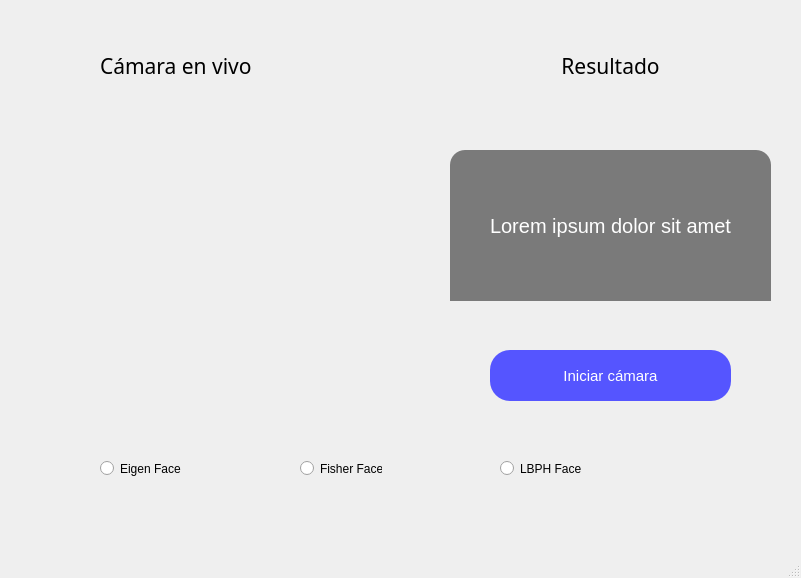
<?xml version="1.0" encoding="UTF-8"?>
<ui version="4.0">
 <class>MainWindow</class>
 <widget class="QMainWindow" name="MainWindow">
  <property name="geometry">
   <rect>
    <x>0</x>
    <y>0</y>
    <width>801</width>
    <height>578</height>
   </rect>
  </property>
  <property name="windowTitle">
   <string>MainWindow</string>
  </property>
  <widget class="QWidget" name="centralwidget">
   <widget class="QLabel" name="lbl_cam">
    <property name="geometry">
     <rect>
      <x>30</x>
      <y>130</y>
      <width>381</width>
      <height>281</height>
     </rect>
    </property>
    <property name="font">
     <font>
      <pointsize>15</pointsize>
     </font>
    </property>
    <property name="styleSheet">
     <string notr="true"/>
    </property>
    <property name="text">
     <string/>
    </property>
    <property name="pixmap">
     <pixmap resource="../../resources.qrc">:/svgs/Archivos/Images/placeholder.svg</pixmap>
    </property>
    <property name="alignment">
     <set>Qt::AlignCenter</set>
    </property>
   </widget>
   <widget class="QPushButton" name="btn_action">
    <property name="geometry">
     <rect>
      <x>490</x>
      <y>350</y>
      <width>241</width>
      <height>51</height>
     </rect>
    </property>
    <property name="font">
     <font>
      <pointsize>11</pointsize>
     </font>
    </property>
    <property name="cursor">
     <cursorShape>PointingHandCursor</cursorShape>
    </property>
    <property name="styleSheet">
     <string notr="true">color: rgb(255, 255, 255);
background-color: rgb(85, 85, 255);
border-radius: 20px;</string>
    </property>
    <property name="text">
     <string>Iniciar cámara</string>
    </property>
   </widget>
   <widget class="QLabel" name="label">
    <property name="geometry">
     <rect>
      <x>35</x>
      <y>38</y>
      <width>52</width>
      <height>50</height>
     </rect>
    </property>
    <property name="font">
     <font>
      <stylestrategy>PreferDefault</stylestrategy>
     </font>
    </property>
    <property name="text">
     <string/>
    </property>
    <property name="pixmap">
     <pixmap resource="../../resources.qrc">:/svgs/Archivos/Images/camera-svg.svg</pixmap>
    </property>
    <property name="scaledContents">
     <bool>true</bool>
    </property>
   </widget>
   <widget class="QLabel" name="label_2">
    <property name="geometry">
     <rect>
      <x>100</x>
      <y>50</y>
      <width>231</width>
      <height>31</height>
     </rect>
    </property>
    <property name="font">
     <font>
      <family>Rockwell</family>
      <pointsize>16</pointsize>
     </font>
    </property>
    <property name="text">
     <string>Cámara en vivo</string>
    </property>
   </widget>
   <widget class="QLabel" name="label_3">
    <property name="geometry">
     <rect>
      <x>430</x>
      <y>50</y>
      <width>361</width>
      <height>31</height>
     </rect>
    </property>
    <property name="font">
     <font>
      <family>Rockwell</family>
      <pointsize>16</pointsize>
     </font>
    </property>
    <property name="text">
     <string>Resultado</string>
    </property>
    <property name="alignment">
     <set>Qt::AlignCenter</set>
    </property>
   </widget>
   <widget class="QLabel" name="lbl_predict">
    <property name="geometry">
     <rect>
      <x>450</x>
      <y>150</y>
      <width>321</width>
      <height>151</height>
     </rect>
    </property>
    <property name="font">
     <font>
      <family>Tahoma</family>
      <pointsize>15</pointsize>
     </font>
    </property>
    <property name="autoFillBackground">
     <bool>false</bool>
    </property>
    <property name="styleSheet">
     <string notr="true">background-color: rgb(122, 122, 122);
color: rgb(255, 255, 255);
border-top-left-radius: 15px;
border-top-right-radius: 15px;
border-bottom-left-radius: 0;
border-bottom-right-radius: 0;</string>
    </property>
    <property name="text">
     <string>Lorem ipsum dolor sit amet</string>
    </property>
    <property name="alignment">
     <set>Qt::AlignCenter</set>
    </property>
    <property name="wordWrap">
     <bool>true</bool>
    </property>
   </widget>
   <widget class="QRadioButton" name="rb_eigen">
    <property name="geometry">
     <rect>
      <x>100</x>
      <y>460</y>
      <width>82</width>
      <height>17</height>
     </rect>
    </property>
    <property name="text">
     <string>Eigen Face</string>
    </property>
   </widget>
   <widget class="QRadioButton" name="rb_fisher">
    <property name="geometry">
     <rect>
      <x>300</x>
      <y>460</y>
      <width>82</width>
      <height>17</height>
     </rect>
    </property>
    <property name="text">
     <string>Fisher Face</string>
    </property>
   </widget>
   <widget class="QRadioButton" name="rb_lbph">
    <property name="geometry">
     <rect>
      <x>500</x>
      <y>460</y>
      <width>82</width>
      <height>17</height>
     </rect>
    </property>
    <property name="text">
     <string>LBPH Face</string>
    </property>
   </widget>
  </widget>
  <widget class="QMenuBar" name="menubar">
   <property name="geometry">
    <rect>
     <x>0</x>
     <y>0</y>
     <width>801</width>
     <height>21</height>
    </rect>
   </property>
  </widget>
  <widget class="QStatusBar" name="statusbar"/>
 </widget>
 <resources>
  <include location="../../resources.qrc"/>
 </resources>
 <connections/>
</ui>
